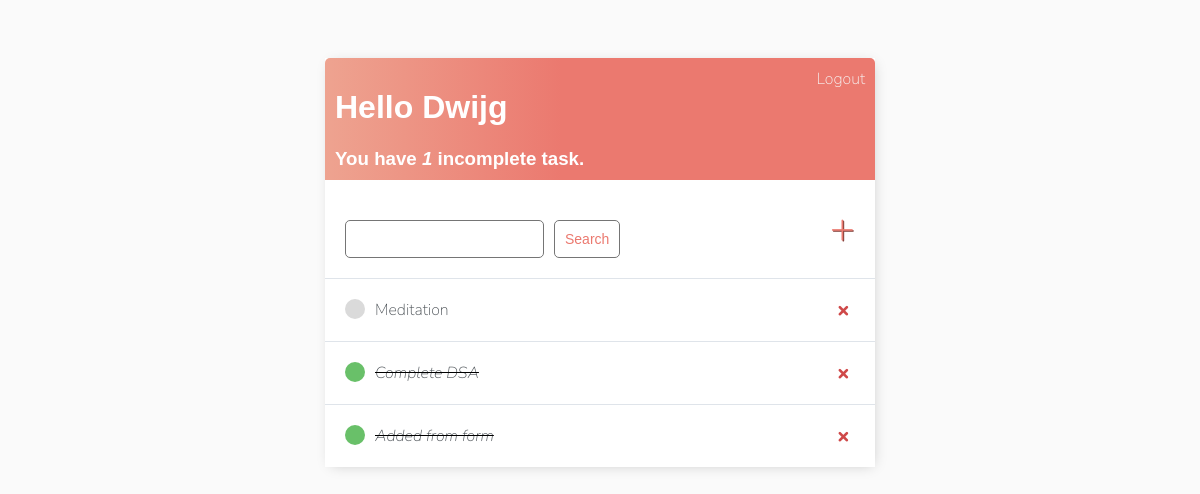
Page / (signed in) on the earlier database version.
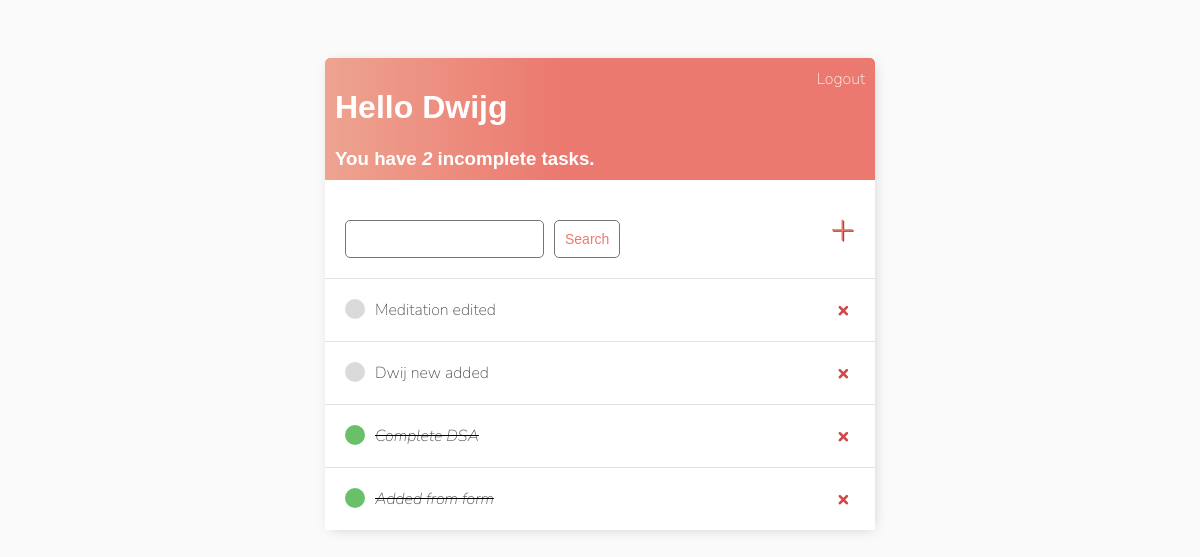
Same page on the later database version.
### base/models.py (models this page shows)
class Task(models.Model):
    user = models.ForeignKey(User, on_delete=models.CASCADE, null = True, blank = True )  #the user who has created the task, applying one to many relation (means one user can have multiple task) using foreign key, with on delete cascade means if the user is deleted all the child task made by him will be deleted, and the value will be shown as null.
    title = models.CharField(max_length=2000) #title of the task
    description = models.TextField(null = True, blank = True )#description of the task
    complete = models.BooleanField(default=False)#status of the task, if it is complete or not
    created = models.DateTimeField(auto_now_add=True)#when the task was created. AutoNowAdd take the snapshot of the datetime and making it true helps in autopopulate the datetime.
    def __str__(self):
        return self.title
    class Meta:
        ordering = ['complete']

### base/views.py (the view)
# urls.py: path('',TaskList.as_view(), name = 'tasks'),
class TaskList(LoginRequiredMixin, ListView):
    model = Task
    context_object_name = 'tasks'
    def get_context_data(self, **kwargs):
        context = super().get_context_data(**kwargs)
        context['tasks'] = context['tasks'].filter(user = self.request.user)
        context['count'] = context['tasks'].filter(complete=False).count()
        search_input = self.request.GET.get('search-area') or ''
        if search_input:
            context['tasks'] = context['tasks'].filter(title__startswith = search_input)
        context['search_input'] = search_input
        return context

### base/templates/base/task_list.html
{% extends "base/main.html" %}
{% block content %}
<div class="header-bar">
    <div>
        <h1>Hello {{request.user|title}}</h1>
        <h3 style="margin:0">You have <i>{{count}}</i> incomplete task{{ count|pluralize:"s" }}.</h3>
    </div>
    {% if request.user.is_authenticated %}
    <a href="{% url 'logout' %}"> Logout </a>
    {% else %}
        <a href="{% url 'login' %}"> Login </a>
    {% endif%}
</div>
<div id="search-add-wrapper">
    <form method="GET" style="margin-top: 20px;display: flex;">
        <input type="text" name="search-area" value ="{{search_input}}">
        <input class="button" type="submit" value="Search">
    </form>
    <a id="add-link" href="{% url 'task-create' %}">&#x2b;</a>
</div>
<div class = "task-items-wrapper">
    {% for task in tasks %}
        <div class="task-wrapper">
            {% if task.complete %}
                <div class="task-title">
                    <div class="task-complete-icon"></div>
                    <i><s><a href="{% url 'task-update' task.id %}">{{task}}</a></s></i>
                </div>
            <a class="delete-link" href="{% url 'task-delete' task.id %}">&#215;</a>
            {% else %}
                <div class="task-title">
                    <div class="task-incomplete-icon"></div>
                    <a href="{% url 'task-update' task.id %}">{{task}}</a>
                </div>
            <a class="delete-link" href="{% url 'task-delete' task.id %}">&#215;</a>
            {% endif %}
        </div>
    {% empty %}
        <h3>No Items in the list</h3>
    {% endfor %}
</div>
{% endblock content %}

### base/templates/base/main.html (shortened to what this page needs)
<!DOCTYPE html>
<html lang="en">
<head>
</head>
<body>
    <div class="container">
        {% block content %}
        {% endblock content %}
    </div>
</body>
</html>

Differences in the rows shown:
changed Task: title "Meditation" → "Meditation edited"
added Task: title "Dwij new added"
Other differences:
{{ count }}: "1" → "2"
